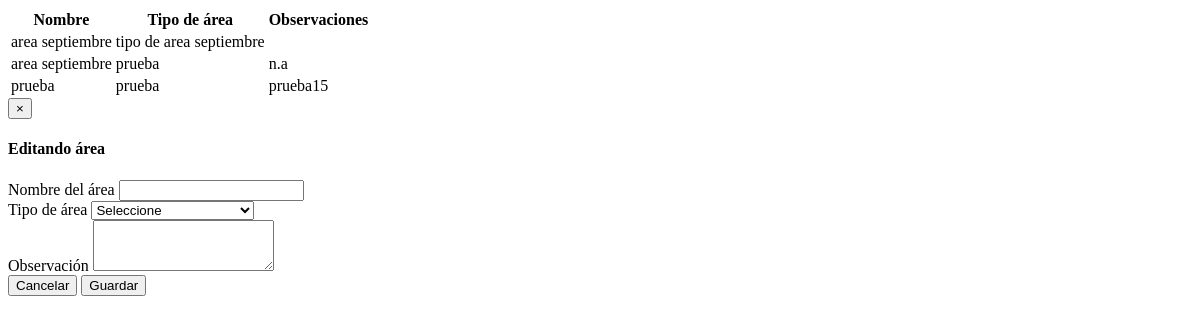
/Datos/mostrarAreas.php, run on an earlier commit of the app's database.
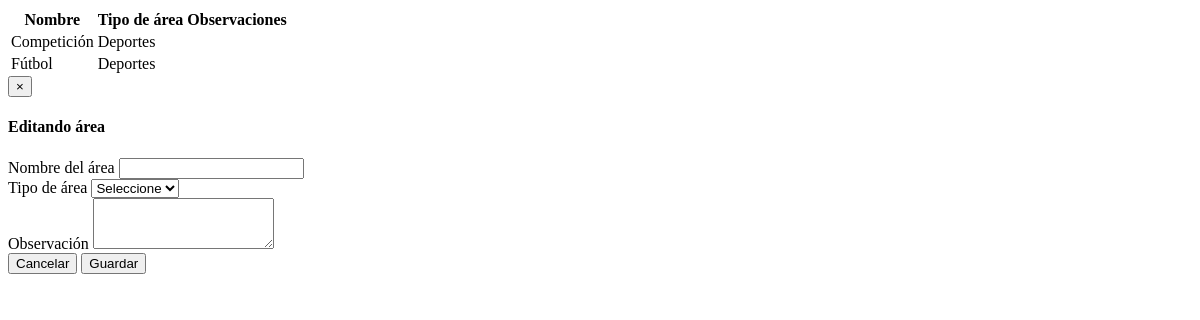
And on a later commit of the database.
### tables this page shows
CREATE TABLE IF NOT EXISTS `area` (
  `id_Area` int(11) NOT NULL,
  `nombre` text NOT NULL,
  `id_tipo_area` int(11) NOT NULL,
  `observacion` text NOT NULL
);

CREATE TABLE IF NOT EXISTS `tipo_area` (
  `id_Tipo_Area` int(11) NOT NULL,
  `nombre` varchar(30) NOT NULL,
  `observaciones` text NOT NULL
);

### Datos/mostrarAreas.php (the view, shortened to what this page needs)
<?php
include '../Datos/conexion.php';
$query = mysql_query("Select distinct area.id_area,area.nombre, tipo_area.nombre as n, tipo_area.id_tipo_area as idT, area.observacion from area,tipo_area where area.id_tipo_area=tipo_area.id_tipo_area order by area.id_area desc", $enlace);
?>
<!DOCTYPE html>
<html lang="en">
    <head>
    </head>
    <body>
        <div class="panel-body">
            <div class="table-responsive">
                <table class="table">
                    <thead>
                        <tr>
                            <th>Nombre</th>
                            <th>Tipo de área</th>
                            <th>Observaciones</th>
                            <th></th>
                        </tr>
                    </thead>
                    <tbody>
                        <?php
                        while ($row = mysql_fetch_array($query)) {
                            ?>
                            <tr>
                                <td><?php echo utf8_decode($row['nombre']) ?></td>
                                <td id="<?php echo utf8_decode($row['idT']) ?>"><?php echo utf8_decode($row['n']) ?></td>
                                <td><?php echo utf8_decode($row['observacion']) ?></td>
                                <td>
                                </td>
                            </tr>
                            <?php
                        }
                        ?>
                    </tbody>
                </table>
            </div>
        </div>
        <div class="modal fade" id="miModalDeArea" tabindex="-1" role="dialog" aria-labelledby="myModalLabel" aria-hidden="true">
            <div class="modal-dialog">
                <div class="modal-content">
                    <form role="form" id="eFormXX" name="form" >
                        <div class="modal-header">
                            <button type="button" class="close" data-dismiss="modal" aria-hidden="true">&times;</button>
                            <h4 class="modal-title" id="myModalLabel">Editando área</h4>
                        </div>
                        <div class="modal-body">
                            <div class="form-group">
                                <label>Nombre del área</label>
                                <input id="editarNombreDeArea" class="form-control" required>
                            </div>
                            <div class="form-group">
                                <label>Tipo de área</label>
                                <select class="form-control" id="eTipoArea">
                                    <option>Seleccione</option>
                                </select>
                            </div>
                            <div class="form-group">
                                <label>Observación</label>
                                <textarea id="editarObsDeArea" class="form-control" rows="3"></textarea>
                            </div>
                        </div>
                        <div class="modal-footer">
                            <button type="button"  class="btn btn-default" data-dismiss="modal">Cancelar</button>
                            <button  id="guardaredicion" class="btn btn-primary" >Guardar</button>
                        </div>
                    </form>
                </div>
            </div>
        </div>
    </body>
</html>
</html>

What changed in the data, as far as the page shows it:
removed area: nombre "area septiembre", id_tipo_area.nombre "tipo de area septiembre"
removed area: nombre "area septiembre", id_tipo_area.nombre "prueba", observacion "n.a"
removed area: nombre "prueba", id_tipo_area.nombre "prueba", observacion "prueba15"
added area: nombre "Competición", id_tipo_area.nombre "Deportes"
added area: nombre "Fútbol", id_tipo_area.nombre "Deportes"
